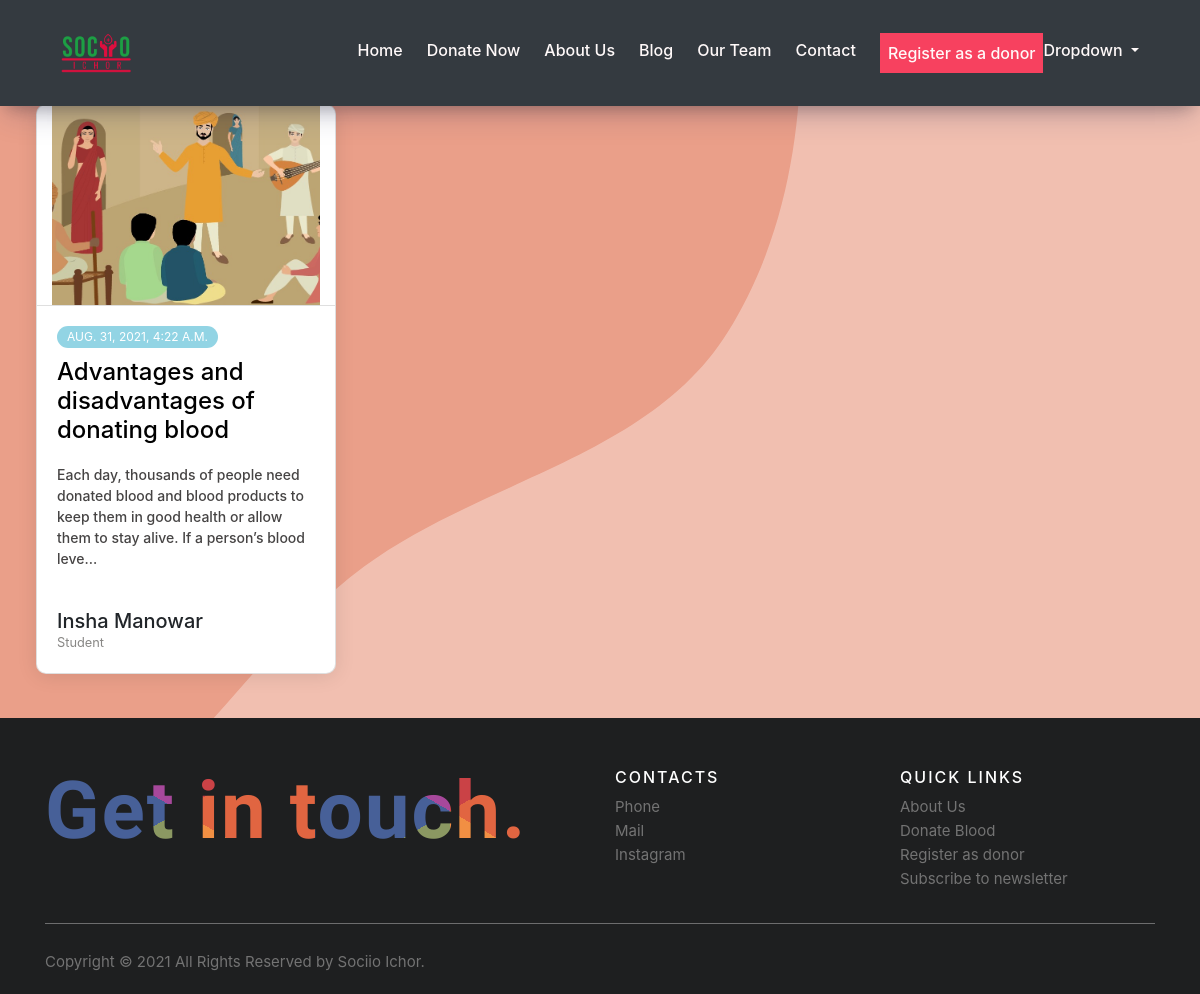
The page /blog/ on the database as committed earlier.
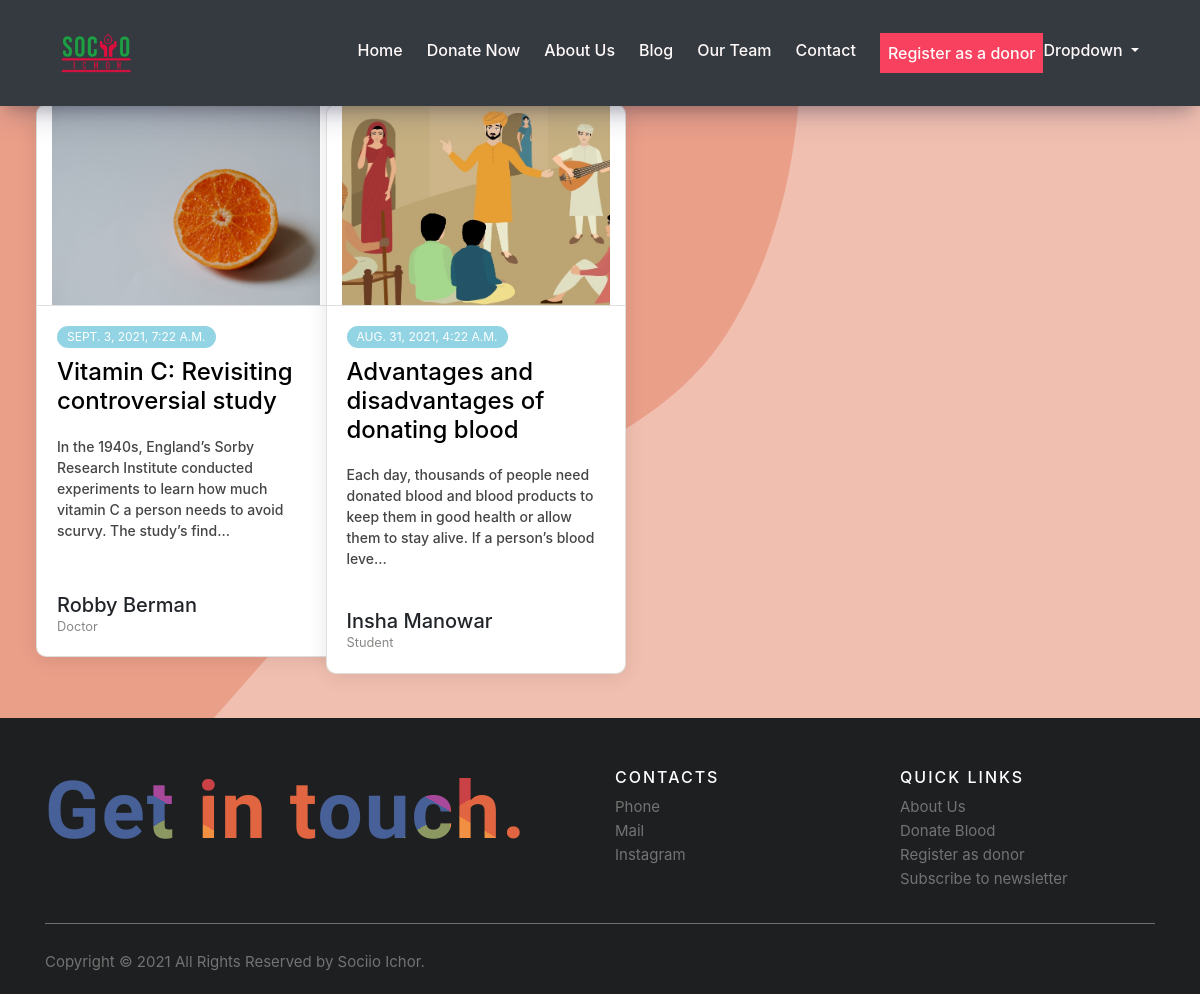
The same page on the database as committed later.
### blog/models.py (models this page shows, shortened)
class Blog(models.Model):
    title = models.CharField(max_length=250, blank=False)
    introduction = models.TextField(default='')
    author = models.CharField(default=None, max_length=100)
    author_designation = models.TextField(default=None, max_length=100)
    about_author = models.TextField(blank=True)
    publish_date=models.DateTimeField(blank=True, null=True)
    tags = TaggableManager()
    slug = models.SlugField(unique=True, max_length=100)
    status = models.IntegerField(choices=STATUS, default=0)
    image_main = models.FileField(upload_to=upload_location_main, blank=False, null=True)

### blog/views.py (the view)
# urls.py: path('blog/', views.BlogList.as_view(), name='blog-list'),
class BlogList(generic.ListView):
    paginate_by = '6'
    queryset = Blog.objects.filter(status=STATUS_PUBLISH).order_by('-publish_date')
    template_name = 'blog/blog.html'
    context_object_name='posts'

### blog/templates/blog/blog.html (shortened to what this page needs)
{% extends 'home/base.html' %}
{% load static %}
{% block head %}
<link rel="stylesheet" href="https://cdn.jsdelivr.net/npm/bootstrap@4.5.3/dist/css/bootstrap.min.css">
{% endblock head %}
{% block content %}
<div class="container-fluid blog" style="margin-top: 5%; padding: 3%;">
  <div class="row">
    {% for p in posts %}
    <div class="col-lg-3 col-md-6 my-2">
      <div class="card">
       <a style="text-decoration: none;" href="{% url 'blog:blog-detail' p.slug %}">
        <div class="card-header">
          <img src="{{ p.image_main.url }}" alt="{{ p.title }}" />
        </div>
       </a>
        <div class="card-body">
          <span class="tag tag-teal">{{ p.publish_date }}</span>
          <a class="blog-title" style="text-decoration: none;" href="{% url 'blog:blog-detail' p.slug %}">
                     <h4>{{ p.title }}</h4>
          </a>
          <p>
            {{ p.introduction|slice:':150'}}...
          </p>
          <div class="user">
            <div class="user-info">
              <h5> {{ p.author }}</h5>
              <small>{{ p.author_designation }}</small>
            </div>
          </div>
        </div>
      </div>
        </div>
    {% endfor %}
  </div>
</div>
{% endblock content %}

### home/templates/home/base.html (shortened to what this page needs)
<html lang="en">
    {% load static %}
    {% load i18n %}
<head>
    <link rel="stylesheet" href="https://cdn.jsdelivr.net/npm/bootstrap@4.5.3/dist/css/bootstrap.min.css">
	<link rel="stylesheet" type="text/css" href="{% static 'home/base-style.css' %}">
    <link rel="stylesheet" href="https://cdnjs.cloudflare.com/ajax/libs/font-awesome/4.7.0/css/font-awesome.min.css">
{% block head %}
{% endblock head %}
</head>
<body>
    <div class="navigation-wrap bg-dark start-header start-style">
		<div class="container">
			<div class="row">
				<div class="col-12">
					<nav class="navbar navbar-expand-md navbar-dark">
						<a class="navbar-brand" href="{% url 'home:land' %}" target="_blank"><img src="{% static 'home/ichor.png' %}" alt="logo"></a>
						<div class="collapse navbar-collapse" id="navbarSupportedContent">
							<ul class="navbar-nav ml-auto py-4 py-md-0">
								<li class="nav-item pl-4 pl-md-0 ml-0 ml-md-4">
									<a class="nav-link" href="{% url 'home:land' %}">Home</a>
								</li>
								<li class="nav-item pl-4 pl-md-0 ml-0 ml-md-4">
									<a class="nav-link" href="{% url 'home:donate' %}">Donate Now</a>
								</li>
								<li class="nav-item pl-4 pl-md-0 ml-0 ml-md-4">
									<a class="nav-link" href="{% url 'home:about' %}">About Us</a>
								</li>
								<li class="nav-item pl-4 pl-md-0 ml-0 ml-md-4">
									<a class="nav-link" href="{% url 'blog:blog-list' %}">Blog</a>
								</li>
                <li class="nav-item pl-4 pl-md-0 ml-0 ml-md-4">
									<a class="nav-link" href="{% url 'team:team' %}">Our Team</a>
								</li>
								<li class="nav-item pl-4 pl-md-0 ml-0 ml-md-4">
									<a class="nav-link" href="{% url 'home:contact' %}">Contact</a>
								</li>
								<li class="nav-item pl-4 pl-md-0 ml-0 ml-md-4">
									<a class="nav-link btn-donate  " href="{% url 'home:donor' %}">Register as a donor</a>
								</li>
  <li class="nav-item dropdown">
          <a class="nav-link dropdown-toggle" href="#" id="navbarDropdown" role="button" data-bs-toggle="dropdown" aria-expanded="false">
            Dropdown
          </a>
        </li>
							</ul>
						</div>
					</nav>
				</div>
			</div>
		</div>
	</div>
       {% block content %}
       {% endblock content %}
       <footer class="site-footer">
        <div class="container">
          <div class="row">
            <div class="col-sm-12 col-md-6">
              <h2 class="footer-text">Get in touch.</h2>
            </div>
            <div class="col-xs-6 col-md-3">
              <h6>Contacts</h6>
              <ul class="footer-links">
                <li><a href="tel:8886660800">Phone</a></li>
                <li><a href="mailto:hr@sociio.org">Mail</a></li>
                <li><a href="https://www.instagram.com/sociio_ichor/">Instagram</a></li>
              </ul>
            </div>
            <div class="col-xs-6 col-md-3">
              <h6>Quick Links</h6>
              <ul class="footer-links">
                <li><a href="{% url 'home:about' %}">About Us</a></li>
                <li><a href="{%  url 'home:donate' %}">Donate Blood</a></li>
                <li><a href="{% url 'home:donor' %}">Register as donor</a></li>
                <li><a href="{% url 'newsletter:letter-index' %}">Subscribe to newsletter</a></li>
              </ul>
            </div>
          </div>
          <hr>
        </div>
        <div class="container">
          <div class="row">
            <div class="col-md-8 col-sm-6 col-xs-12">
              <p class="copyright-text">Copyright &copy; 2021 All Rights Reserved by
           <a href="{% url 'home:land' %}">Sociio Ichor</a>.
              </p>
            </div>
          </div>
        </div>
  </footer>
</body>
</html>

### home/static/home/base-style.css (style rules this page uses)
body { font-family: 'Poppins', sans-serif; font-size: 16px; line-height: 24px; font-weight: 400; width: 100%; color: #212112; background-color: #cc5577; background-size: cover; background-attachment: fixed; overflow-x: hidden !important; transition: all 200ms linear; }
.start-header { opacity: 1; transform: translateY(0); padding: 20px 0; box-shadow: rgba(50, 50, 93, 0.25) 0px 13px 27px -5px, rgba(0, 0, 0, 0.3) 0px 8px 16px -8px; -webkit-transition : all 0.3s ease-out; transition : all 0.3s ease-out; }
.navigation-wrap { position: fixed; width: 100%; top: 0; left: 0; z-index: 1000; -webkit-transition : all 0.3s ease-out; transition : all 0.3s ease-out; }
.navbar { padding: 0; }
.navbar-brand img { height: 40px; width: auto; display: block; -webkit-transition : all 0.3s ease-out; transition : all 0.3s ease-out; }
.nav-link { color: #fff9f9 !important; font-weight: 500; transition: all 200ms linear; }
.nav-link { position: relative; padding: 5px 0 !important; display: inline-block; }
.nav-item:after { position: absolute; bottom: -5px; left: 0; width: 100%; height: 2px; content: ''; background-color: #8167a9; opacity: 0; transition: all 200ms linear; }
.nav-item { position: relative; transition: all 200ms linear; }
p { text-align: left; margin: 0; padding-top: 10px; opacity: 1; transform: translate(0); transition: all 300ms linear; transition-delay: 1700ms; }
.dropdown-toggle::after { display: none; }
.card { border: 0; box-shadow: rgba(0, 0, 0, 0.25) 0px 0.0625em 0.0625em, rgba(0, 0, 0, 0.25) 0px 0.125em 0.5em, rgba(255, 255, 255, 0.1) 0px 0px 0px 1px inset; }
.card { position: relative; display: flex; flex-direction: column; min-width: 0; word-wrap: break-word; background-color: #ffffff; background-clip: border-box; border: 1px solid #e6e4e9; border-radius: 8px; min-height: 255px; }
.card .card-header { background: none; padding: 0 0.9375rem; font-weight: 500; display: flex; align-items: center; min-height: 50px; }
.card-header:first-child { border-radius: calc(8px - 1px) calc(8px - 1px) 0 0; }
.site-footer { background-color:#1e1f20; padding:45px 0 20px; font-size:15px; line-height:24px; color:#737373; }
.site-footer hr { border-top-color:#bbb; opacity:0.5 }
.site-footer h6 { color:#fff; font-size:16px; text-transform:uppercase; margin-top:5px; letter-spacing:2px }
.site-footer a { color:#737373; }
.footer-links { padding-left:0; list-style:none }
.footer-links li { display:block }
.footer-links a { color:#737373 }
.copyright-text { margin:0 }
.footer-text { font-size: 5rem; font-family: Oswald; font-weight: 900; letter-spacing: 2px; background: #CA4246; background-color: #CA4246; background: conic-gradient( #CA4246 16.666%, #E16541 16.666%, #E16541 33.333%, #F18F43 33.333%, #F18F43 50%, #8B9862 50%, #8B9862 66.666%, #476098 66.666%, #476098 83.333%, #A7489B 83.333%); background-size: 50%; background-repeat: repeat; -webkit-background-clip: text; -webkit-text-fill-color: transparent; animation: rainbow-text-animation-rev 0.5s ease forwards; cursor: pointer; }
.btn-donate { background-color: rgb(247, 65, 95); padding: 8px !important; font-size: 1rem; }

### blog/templates/blog/blog.html (style rules this page uses)
.blog { display: grid; gap: 20px; width: 100vw; margin: auto; }
.card { background-color: #fff; border-radius: 10px; box-shadow: 0 2px 20px rgba(0, 0, 0, 0.1); overflow: hidden; width: 300px; }
.card-header img { width: 100%; height: 200px; object-fit: cover; }
.card-body { display: flex; flex-direction: column; align-items: start; padding: 20px; min-height:350px; }
.tag { background-color: #ccc; color: #fff; border-radius: 50px; font-size: 12px; margin: 0; padding: 2px 10px; text-transform: uppercase; }
.tag-teal { background-color: #92d4e4; }
.card-body h4 { margin: 10px 0; }
.card-body p { font-size: 14px; margin: 0 0 40px 0; font-weight: 500; color: rgb(70, 68, 68); }
.user { display: flex; margin-top: auto; }
.user-info h5 { margin: 0; }
.user-info small { color: #888785; }
.blog-title { color: black; }

Rows that differ between the two databases and show on the page:
added Blog: image_main (picture), publish_date "SEPT. 3, 2021, 7:22 A.M.", title "Vitamin C: Revisiting controversial study", introduction "In the 1940s, England’s Sorby Research Institute conducted experiments to learn how much vitamin C a person needs to avoid scurvy. The study’s find", author "Robby Berman", author_designation "Doctor"
